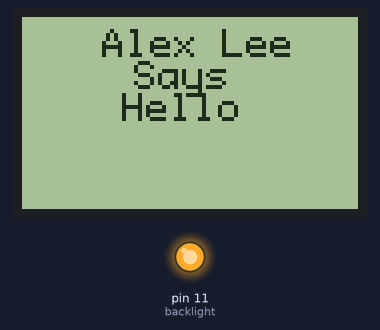
This sketch was run on a simulated Arduino Uno, built with avr-gcc and run on an emulated ATmega328P. Parts: 84×48 one-colour display, output pins drawn as LEDs (lit = HIGH).

Above: at 7.2 s.

The sketch:

5110test.ino
```cpp
#include "U8glib.h"

const byte backlight = 11;

//Delcare the display and assign the pins

U8GLIB_PCD8544 u8g(8, 4, 7, 5, 6);  // CLK=8, DIN=4, CE=7, DC=5, RST=6

//char* myText = "Alex Lee";

void setup() {
  u8g.setFont(u8g_font_profont11);
  analogWrite(backlight, 255);
  drawBegin();

}

void loop() {
 u8g.firstPage();
  do {
    drawBegin();
  } while( u8g.nextPage() );

}

void drawBegin() {
  u8g.drawStr(20, 10, "Alex Lee");  // put string of display at position X, Y
  u8g.drawStr(28, 18, "Says");
  u8g.drawStr(25,26, "Hello");
  delay(1000);

}

void drawMenu(){

}
```
